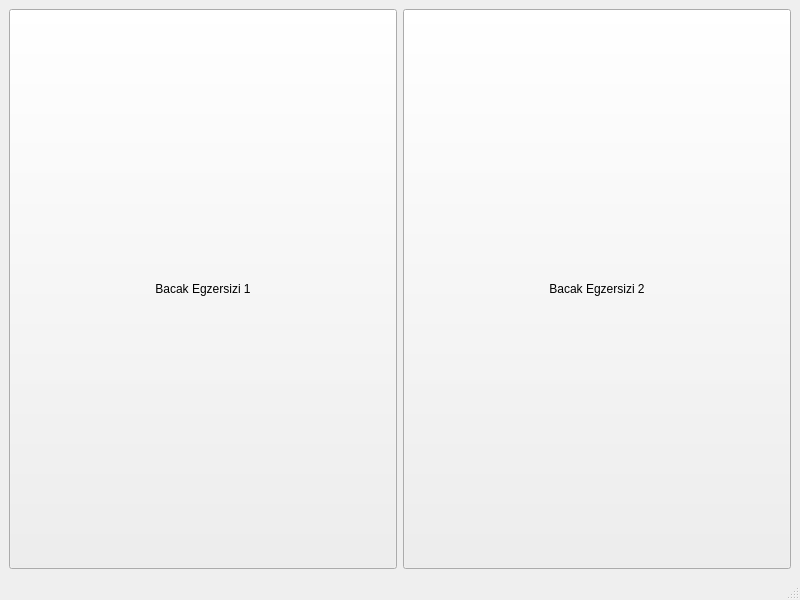
<?xml version="1.0" encoding="UTF-8"?>
<ui version="4.0">
 <class>legs</class>
 <widget class="QMainWindow" name="legs">
  <property name="geometry">
   <rect>
    <x>0</x>
    <y>0</y>
    <width>800</width>
    <height>600</height>
   </rect>
  </property>
  <property name="windowTitle">
   <string>MainWindow</string>
  </property>
  <widget class="QWidget" name="centralwidget">
   <layout class="QHBoxLayout" name="horizontalLayout_2">
    <item>
     <layout class="QHBoxLayout" name="horizontalLayout">
      <item>
       <widget class="QPushButton" name="pushButton_2">
        <property name="sizePolicy">
         <sizepolicy hsizetype="Minimum" vsizetype="Preferred">
          <horstretch>0</horstretch>
          <verstretch>0</verstretch>
         </sizepolicy>
        </property>
        <property name="text">
         <string>Bacak Egzersizi 1</string>
        </property>
       </widget>
      </item>
      <item>
       <widget class="QPushButton" name="pushButton">
        <property name="sizePolicy">
         <sizepolicy hsizetype="Minimum" vsizetype="Preferred">
          <horstretch>0</horstretch>
          <verstretch>0</verstretch>
         </sizepolicy>
        </property>
        <property name="text">
         <string>Bacak Egzersizi 2</string>
        </property>
       </widget>
      </item>
     </layout>
    </item>
   </layout>
  </widget>
  <widget class="QMenuBar" name="menubar">
   <property name="geometry">
    <rect>
     <x>0</x>
     <y>0</y>
     <width>800</width>
     <height>22</height>
    </rect>
   </property>
  </widget>
  <widget class="QStatusBar" name="statusbar"/>
 </widget>
 <resources/>
 <connections/>
</ui>
